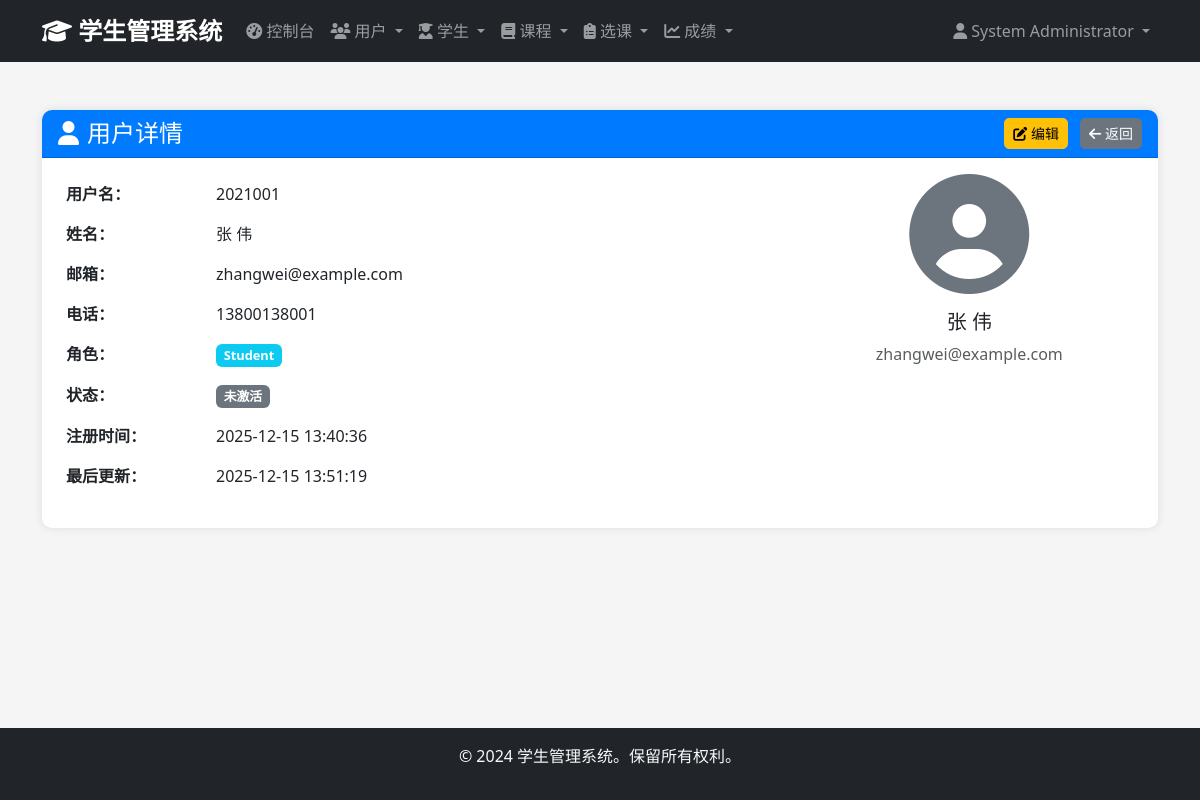
Before: /admin/users/8 (signed in) with the older database file.
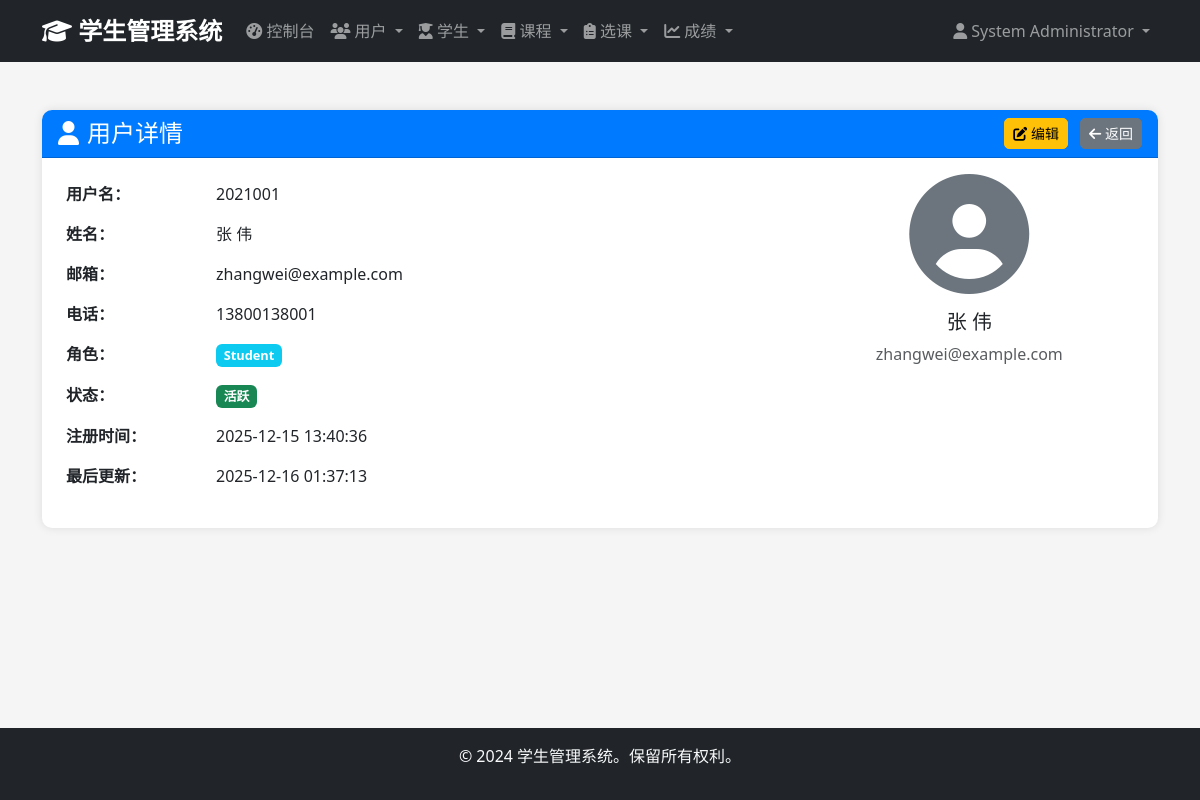
After: the same page with the newer database file.
### app/models/user.py (models this page shows, shortened)
class User(UserMixin, db.Model):
    __tablename__ = 'users'
    id = db.Column(db.Integer, primary_key=True)
    username = db.Column(db.String(50), unique=True, nullable=False)
    email = db.Column(db.String(100), unique=True, nullable=False)
    password_hash = db.Column(db.String(255), nullable=False)
    full_name = db.Column(db.String(100), nullable=False)
    phone = db.Column(db.String(20))
    role = db.Column(db.Enum('admin', 'student', name='user_role'), nullable=False, default='student')
    is_active = db.Column(db.Boolean, default=True)
    created_at = db.Column(db.DateTime, default=datetime.utcnow)
    updated_at = db.Column(db.DateTime, default=datetime.utcnow, onupdate=datetime.utcnow)
    administrator = db.relationship('Administrator', backref='user', uselist=False, cascade='all, delete-orphan')
    def is_admin(self):
        return self.role == 'admin'

### app/views/admin.py (the view)
@admin_bp.route('/users/<int:user_id>')
@login_required
@admin_required
def view_user(user_id):
    user = User.query.get_or_404(user_id)
    return render_template('admin/users/view.html', user=user)

### app/views/auth.py (called while the page is built)
def admin_required(f):
    @wraps(f)
    def decorated_function(*args, **kwargs):
        if not current_user.is_authenticated or not current_user.is_admin():
            flash('访问被拒绝。需要管理员权限。', 'error')
            return redirect(url_for('auth.login'))
        return f(*args, **kwargs)
    return decorated_function

### app/templates/admin/users/view.html (shortened to what this page needs)
{% extends "base.html" %}
{% block content %}
<div class="container mt-4">
    <div class="row">
        <div class="col-12">
            <div class="card">
                <div class="card-header d-flex justify-content-between align-items-center">
                    <h4 class="mb-0">
                        <i class="fas fa-user me-2"></i>用户详情
                    </h4>
                    <div>
                        <a href="{{ url_for('admin.edit_user', user_id=user.id) }}" class="btn btn-warning btn-sm me-2">
                            <i class="fas fa-edit"></i> 编辑
                        </a>
                        <a href="{{ url_for('admin.users') }}" class="btn btn-secondary btn-sm">
                            <i class="fas fa-arrow-left"></i> 返回
                        </a>
                    </div>
                </div>
                <div class="card-body">
                    <div class="row">
                        <div class="col-md-8">
                            <table class="table table-borderless">
                                <tr>
                                    <td width="150"><strong>用户名：</strong></td>
                                    <td>{{ user.username }}</td>
                                </tr>
                                <tr>
                                    <td><strong>姓名：</strong></td>
                                    <td>{{ user.full_name }}</td>
                                </tr>
                                <tr>
                                    <td><strong>邮箱：</strong></td>
                                    <td>{{ user.email }}</td>
                                </tr>
                                <tr>
                                    <td><strong>电话：</strong></td>
                                    <td>{{ user.phone or '未填写' }}</td>
                                </tr>
                                <tr>
                                    <td><strong>角色：</strong></td>
                                    <td>
                                        <span class="badge bg-{{ 'danger' if user.role == 'admin' else 'info' }}">
                                            {{ user.role.title() }}
                                        </span>
                                    </td>
                                </tr>
                                <tr>
                                    <td><strong>状态：</strong></td>
                                    <td>
                                        {% if user.is_active %}
                                            <span class="badge bg-success">活跃</span>
                                        {% else %}
                                            <span class="badge bg-secondary">未激活</span>
                                        {% endif %}
                                    </td>
                                </tr>
                                <tr>
                                    <td><strong>注册时间：</strong></td>
                                    <td>{{ user.created_at.strftime('%Y-%m-%d %H:%M:%S') if user.created_at else '未知' }}</td>
                                </tr>
                                <tr>
                                    <td><strong>最后更新：</strong></td>
                                    <td>{{ user.updated_at.strftime('%Y-%m-%d %H:%M:%S') if user.updated_at else '未知' }}</td>
                                </tr>
                            </table>
                        </div>
                        <div class="col-md-4">
                            <div class="text-center">
                                <div class="mb-3">
                                    <i class="fas fa-user-circle" style="font-size: 120px; color: #6c757d;"></i>
                                </div>
                                <h5>{{ user.full_name }}</h5>
                                <p class="text-muted">{{ user.email }}</p>
                            </div>
                        </div>
                    </div>
                </div>
            </div>
        </div>
    </div>
</div>
{% endblock %}

Changed rows visible on the page:
changed User "zhangwei@example.com": is_active False → True (drawn); updated_at "2025-12-15 13:51:19" → "2025-12-16 01:37:13"
Other visible differences:
text no longer shown: "未激活"
text now shown: "活跃"
